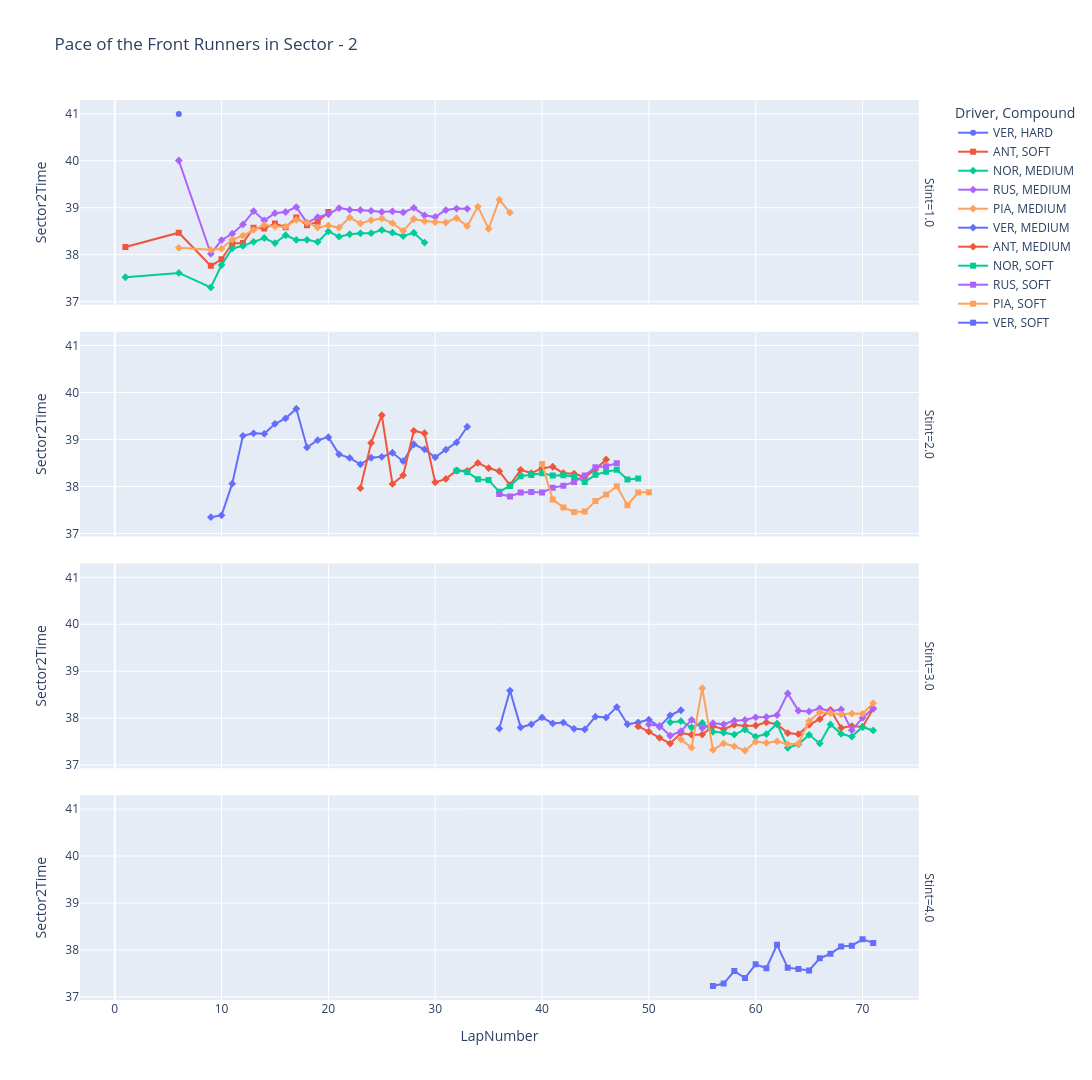

The code cell stored with this chart in its notebook:
### Markdown cell above
#### Sector - 2

### Code cell
plotter.plot_line_chart(
    data_frame=filtered_quick_race_laps,
    X="LapNumber",
    y="Sector2Time",
    label="Driver",
    title="Pace of the Front Runners in Sector - 2",
    facet_row="Stint",
    category_orders=STINT_ORDER,
    hover_data=HOVER_DATA,
    marker="Compound",
    height=1080,
)

### Figure 1 — Plotly figure (JSON) as saved in the notebook; plotly's stock layout.template omitted (floating-point values rounded to 4 significant figures)
{"data": [{"customdata": [["VER", 13, "HARD", "12"]], "hovertemplate": "Driver=%{customdata[0]}<br>Compound=%{customdata[2]}<br>Stint=1.0<br>LapNumber=%{x}<br>Sector2Time=%{y}<br>Position=%{customdata[1]}<br>TrackStatus=%{customdata[3]}<extra></extra>", "legendgroup": "VER, HARD", "line": {"color": "#636efa", "dash": "solid"}, "marker": {"symbol": "circle"}, "mode": "lines+markers", "name": "VER, HARD", "orientation": "v", "showlegend": true, "type": "scatter", "x": [6.0], "xaxis": "x4", "y": [41.0], "yaxis": "y4"}, {"customdata": [["ANT", 2, "SOFT", "12"], ["ANT", 3, "SOFT", "12"], ["ANT", 3, "SOFT", "1"], ["ANT", 3, "SOFT", "1"], ["ANT", 3, "SOFT", "1"], ["ANT", 3, "SOFT", "1"], ["ANT", 3, "SOFT", "1"], ["ANT", 3, "SOFT", "1"], ["ANT", 3, "SOFT", "1"], ["ANT", 3, "SOFT", "1"], ["ANT", 3, "SOFT", "1"], ["ANT", 3, "SOFT", "1"], ["ANT", 3, "SOFT", "1"], ["ANT", 3, "SOFT", "1"]], "hovertemplate": "Driver=%{customdata[0]}<br>Compound=%{customdata[2]}<br>Stint=1.0<br>LapNumber=%{x}<br>Sector2Time=%{y}<br>Position=%{customdata[1]}<br>TrackStatus=%{customdata[3]}<extra></extra>", "legendgroup": "ANT, SOFT", "line": {"color": "#EF553B", "dash": "solid"}, "marker": {"symbol": "square"}, "mode": "lines+markers", "name": "ANT, SOFT", "orientation": "v", "showlegend": true, "type": "scatter", "x": [1.0, 6.0, 9.0, 10.0, 11.0, 12.0, 13.0, 14.0, 15.0, 16.0, 17.0, 18.0, 19.0, 20.0], "xaxis": "x4", "y": [38.16, 38.47, 37.76, 37.9, 38.24, 38.25, 38.57, 38.56, 38.66, 38.58, 38.79, 38.63, 38.7, 38.91], "yaxis": "y4"}, {"customdata": [["NOR", 1, "MEDIUM", "12"], ["NOR", 1, "MEDIUM", "12"], ["NOR", 1, "MEDIUM", "1"], ["NOR", 1, "MEDIUM", "1"], ["NOR", 1, "MEDIUM", "1"], ["NOR", 1, "MEDIUM", "1"], ["NOR", 1, "MEDIUM", "1"], ["NOR", 1, "MEDIUM", "1"], ["NOR", 1, "MEDIUM", "1"], ["NOR", 1, "MEDIUM", "1"], ["NOR", 1, "MEDIUM", "1"], ["NOR", 1, "MEDIUM", "1"], ["NOR", 1, "MEDIUM", "1"], ["NOR", 1, "MEDIUM", "1"], ["NOR", 1, "MEDIUM", "1"], ["NOR", 1, "MEDIUM", "1"], ["NOR", 1, "MEDIUM", "1"], ["NOR", 1, "MEDIUM", "1"], ["NOR", 1, "MEDIUM", "1"], ["NOR", 1, "MEDIUM", "1"], ["NOR", 1, "MEDIUM", "1"], ["NOR", 1, "MEDIUM", "1"], ["NOR", 1, "MEDIUM", "1"]], "hovertemplate": "Driver=%{customdata[0]}<br>Compound=%{customdata[2]}<br>Stint=1.0<br>LapNumber=%{x}<br>Sector2Time=%{y}<br>Position=%{customdata[1]}<br>TrackStatus=%{customdata[3]}<extra></extra>", "legendgroup": "NOR, MEDIUM", "line": {"color": "#00cc96", "dash": "solid"}, "marker": {"symbol": "diamond"}, "mode": "lines+markers", "name": "NOR, MEDIUM", "orientation": "v", "showlegend": true, "type": "scatter", "x": [1.0, 6.0, 9.0, 10.0, 11.0, 12.0, 13.0, 14.0, 15.0, 16.0, 17.0, 18.0, 19.0, 20.0, 21.0, 22.0, 23.0, 24.0, 25.0, 26.0, 27.0, 28.0, 29.0], "xaxis": "x4", "y": [37.52, 37.61, 37.3, 37.78, 38.13, 38.19, 38.27, 38.35, 38.25, 38.41, 38.31, 38.32, 38.27, 38.49, 38.38, 38.44, 38.46, 38.46, 38.53, 38.47, 38.4, 38.47, 38.26], "yaxis": "y4"}, {"customdata": [["RUS", 6, "MEDIUM", "12"], ["RUS", 5, "MEDIUM", "1"], ["RUS", 5, "MEDIUM", "1"], ["RUS", 5, "MEDIUM", "1"], ["RUS", 4, "MEDIUM", "1"], ["RUS", 4, "MEDIUM", "1"], ["RUS", 4, "MEDIUM", "1"], ["RUS", 4, "MEDIUM", "1"], ["RUS", 4, "MEDIUM", "1"], ["RUS", 4, "MEDIUM", "1"], ["RUS", 4, "MEDIUM", "1"], ["RUS", 4, "MEDIUM", "1"], ["RUS", 4, "MEDIUM", "1"], ["RUS", 3, "MEDIUM", "1"], ["RUS", 3, "MEDIUM", "1"], ["RUS", 3, "MEDIUM", "1"], ["RUS", 3, "MEDIUM", "1"], ["RUS", 3, "MEDIUM", "1"], ["RUS", 3, "MEDIUM", "1"], ["RUS", 3, "MEDIUM", "1"], ["RUS", 3, "MEDIUM", "1"], ["RUS", 3, "MEDIUM", "1"], ["RUS", 3, "MEDIUM", "1"], ["RUS", 2, "MEDIUM", "1"], ["RUS", 2, "MEDIUM", "1"], ["RUS", 2, "MEDIUM", "1"]], "hovertemplate": "Driver=%{customdata[0]}<br>Compound=%{customdata[2]}<br>Stint=1.0<br>LapNumber=%{x}<br>Sector2Time=%{y}<br>Position=%{customdata[1]}<br>TrackStatus=%{customdata[3]}<extra></extra>", "legendgroup": "RUS, MEDIUM", "line": {"color": "#ab63fa", "dash": "solid"}, "marker": {"symbol": "diamond"}, "mode": "lines+markers", "name": "RUS, MEDIUM", "orientation": "v", "showlegend": true, "type": "scatter", "x": [6.0, 9.0, 10.0, 11.0, 12.0, 13.0, 14.0, 15.0, 16.0, 17.0, 18.0, 19.0, 20.0, 21.0, 22.0, 23.0, 24.0, 25.0, 26.0, 27.0, 28.0, 29.0, 30.0, 31.0, 32.0, 33.0], "xaxis": "x4", "y": [40.01, 38.02, 38.31, 38.45, 38.65, 38.93, 38.73, 38.88, 38.91, 39.01, 38.68, 38.8, 38.86, 38.99, 38.95, 38.95, 38.94, 38.91, 38.92, 38.9, 39.0, 38.84, 38.8, 38.95, 38.98, 38.98], "yaxis": "y4"}, {"customdata": [["PIA", 2, "MEDIUM", "12"], ["PIA", 2, "MEDIUM", "1"], ["PIA", 2, "MEDIUM", "1"], ["PIA", 2, "MEDIUM", "1"], ["PIA", 2, "MEDIUM", "1"], ["PIA", 2, "MEDIUM", "1"], ["PIA", 2, "MEDIUM", "1"], ["PIA", 2, "MEDIUM", "1"], ["PIA", 2, "MEDIUM", "1"], ["PIA", 2, "MEDIUM", "1"], ["PIA", 2, "MEDIUM", "1"], ["PIA", 2, "MEDIUM", "1"], ["PIA", 2, "MEDIUM", "1"], ["PIA", 2, "MEDIUM", "1"], ["PIA", 2, "MEDIUM", "1"], ["PIA", 2, "MEDIUM", "1"], ["PIA", 2, "MEDIUM", "1"], ["PIA", 2, "MEDIUM", "1"], ["PIA", 2, "MEDIUM", "1"], ["PIA", 2, "MEDIUM", "1"], ["PIA", 2, "MEDIUM", "1"], ["PIA", 2, "MEDIUM", "1"], ["PIA", 2, "MEDIUM", "1"], ["PIA", 1, "MEDIUM", "1"], ["PIA", 1, "MEDIUM", "1"], ["PIA", 1, "MEDIUM", "1"], ["PIA", 1, "MEDIUM", "1"], ["PIA", 1, "MEDIUM", "1"], ["PIA", 1, "MEDIUM", "1"], ["PIA", 1, "MEDIUM", "1"]], "hovertemplate": "Driver=%{customdata[0]}<br>Compound=%{customdata[2]}<br>Stint=1.0<br>LapNumber=%{x}<br>Sector2Time=%{y}<br>Position=%{customdata[1]}<br>TrackStatus=%{customdata[3]}<extra></extra>", "legendgroup": "PIA, MEDIUM", "line": {"color": "#FFA15A", "dash": "solid"}, "marker": {"symbol": "diamond"}, "mode": "lines+markers", "name": "PIA, MEDIUM", "orientation": "v", "showlegend": true, "type": "scatter", "x": [6.0, 9.0, 10.0, 11.0, 12.0, 13.0, 14.0, 15.0, 16.0, 17.0, 18.0, 19.0, 20.0, 21.0, 22.0, 23.0, 24.0, 25.0, 26.0, 27.0, 28.0, 29.0, 30.0, 31.0, 32.0, 33.0, 34.0, 35.0, 36.0, 37.0], "xaxis": "x4", "y": [38.15, 38.1, 38.13, 38.32, 38.4, 38.53, 38.63, 38.6, 38.6, 38.74, 38.69, 38.58, 38.62, 38.58, 38.79, 38.67, 38.73, 38.77, 38.67, 38.51, 38.76, 38.72, 38.7, 38.69, 38.78, 38.61, 39.02, 38.55, 39.17, 38.89], "yaxis": "y4"}, {"customdata": [["VER", 16, "MEDIUM", "1"], ["VER", 16, "MEDIUM", "1"], ["VER", 16, "MEDIUM", "1"], ["VER", 16, "MEDIUM", "1"], ["VER", 14, "MEDIUM", "1"], ["VER", 14, "MEDIUM", "1"], ["VER", 13, "MEDIUM", "1"], ["VER", 13, "MEDIUM", "1"], ["VER", 10, "MEDIUM", "1"], ["VER", 8, "MEDIUM", "1"], ["VER", 6, "MEDIUM", "1"], ["VER", 6, "MEDIUM", "1"], ["VER", 5, "MEDIUM", "1"], ["VER", 4, "MEDIUM", "1"], ["VER", 4, "MEDIUM", "1"], ["VER", 4, "MEDIUM", "1"], ["VER", 4, "MEDIUM", "1"], ["VER", 4, "MEDIUM", "1"], ["VER", 4, "MEDIUM", "1"], ["VER", 4, "MEDIUM", "1"], ["VER", 4, "MEDIUM", "1"], ["VER", 4, "MEDIUM", "1"], ["VER", 3, "MEDIUM", "1"], ["VER", 4, "MEDIUM", "1"], ["VER", 4, "MEDIUM", "1"]], "hovertemplate": "Driver=%{customdata[0]}<br>Compound=%{customdata[2]}<br>Stint=2.0<br>LapNumber=%{x}<br>Sector2Time=%{y}<br>Position=%{customdata[1]}<br>TrackStatus=%{customdata[3]}<extra></extra>", "legendgroup": "VER, MEDIUM", "line": {"color": "#636efa", "dash": "solid"}, "marker": {"symbol": "diamond"}, "mode": "lines+markers", "name": "VER, MEDIUM", "orientation": "v", "showlegend": true, "type": "scatter", "x": [9.0, 10.0, 11.0, 12.0, 13.0, 14.0, 15.0, 16.0, 17.0, 18.0, 19.0, 20.0, 21.0, 22.0, 23.0, 24.0, 25.0, 26.0, 27.0, 28.0, 29.0, 30.0, 31.0, 32.0, 33.0], "xaxis": "x3", "y": [37.34, 37.38, 38.06, 39.08, 39.13, 39.12, 39.33, 39.45, 39.65, 38.83, 38.99, 39.05, 38.68, 38.61, 38.47, 38.61, 38.63, 38.72, 38.54, 38.9, 38.79, 38.62, 38.78, 38.94, 39.27], "yaxis": "y3"}, {"customdata": [["ANT", 9, "MEDIUM", "1"], ["ANT", 8, "MEDIUM", "1"], ["ANT", 7, "MEDIUM", "1"], ["ANT", 7, "MEDIUM", "1"], ["ANT", 7, "MEDIUM", "1"], ["ANT", 7, "MEDIUM", "1"], ["ANT", 6, "MEDIUM", "1"], ["ANT", 5, "MEDIUM", "1"], ["ANT", 5, "MEDIUM", "1"], ["ANT", 5, "MEDIUM", "1"], ["ANT", 5, "MEDIUM", "1"], ["ANT", 4, "MEDIUM", "1"], ["ANT", 3, "MEDIUM", "1"], ["ANT", 3, "MEDIUM", "1"], ["ANT", 3, "MEDIUM", "1"], ["ANT", 3, "MEDIUM", "1"], ["ANT", 2, "MEDIUM", "1"], ["ANT", 2, "MEDIUM", "1"], ["ANT", 2, "MEDIUM", "1"], ["ANT", 2, "MEDIUM", "1"], ["ANT", 2, "MEDIUM", "1"], ["ANT", 2, "MEDIUM", "1"], ["ANT", 2, "MEDIUM", "1"], ["ANT", 2, "MEDIUM", "1"]], "hovertemplate": "Driver=%{customdata[0]}<br>Compound=%{customdata[2]}<br>Stint=2.0<br>LapNumber=%{x}<br>Sector2Time=%{y}<br>Position=%{customdata[1]}<br>TrackStatus=%{customdata[3]}<extra></extra>", "legendgroup": "ANT, MEDIUM", "line": {"color": "#EF553B", "dash": "solid"}, "marker": {"symbol": "diamond"}, "mode": "lines+markers", "name": "ANT, MEDIUM", "orientation": "v", "showlegend": true, "type": "scatter", "x": [23.0, 24.0, 25.0, 26.0, 27.0, 28.0, 29.0, 30.0, 31.0, 32.0, 33.0, 34.0, 35.0, 36.0, 37.0, 38.0, 39.0, 40.0, 41.0, 42.0, 43.0, 44.0, 45.0, 46.0], "xaxis": "x3", "y": [37.96, 38.92, 39.52, 38.05, 38.24, 39.19, 39.13, 38.09, 38.16, 38.34, 38.33, 38.5, 38.39, 38.32, 38.03, 38.35, 38.28, 38.39, 38.42, 38.28, 38.27, 38.2, 38.36, 38.57], "yaxis": "y3"}, {"customdata": [["NOR", 3, "SOFT", "1"], ["NOR", 3, "SOFT", "1"], ["NOR", 2, "SOFT", "1"], ["NOR", 2, "SOFT", "1"], ["NOR", 2, "SOFT", "1"], ["NOR", 2, "SOFT", "1"], ["NOR", 2, "SOFT", "1"], ["NOR", 1, "SOFT", "1"], ["NOR", 1, "SOFT", "1"], ["NOR", 1, "SOFT", "1"], ["NOR", 1, "SOFT", "1"], ["NOR", 1, "SOFT", "1"], ["NOR", 1, "SOFT", "1"], ["NOR", 1, "SOFT", "1"], ["NOR", 1, "SOFT", "1"], ["NOR", 1, "SOFT", "1"], ["NOR", 1, "SOFT", "1"], ["NOR", 1, "SOFT", "1"]], "hovertemplate": "Driver=%{customdata[0]}<br>Compound=%{customdata[2]}<br>Stint=2.0<br>LapNumber=%{x}<br>Sector2Time=%{y}<br>Position=%{customdata[1]}<br>TrackStatus=%{customdata[3]}<extra></extra>", "legendgroup": "NOR, SOFT", "line": {"color": "#00cc96", "dash": "solid"}, "marker": {"symbol": "square"}, "mode": "lines+markers", "name": "NOR, SOFT", "orientation": "v", "showlegend": true, "type": "scatter", "x": [32.0, 33.0, 34.0, 35.0, 36.0, 37.0, 38.0, 39.0, 40.0, 41.0, 42.0, 43.0, 44.0, 45.0, 46.0, 47.0, 48.0, 49.0], "xaxis": "x3", "y": [38.33, 38.31, 38.15, 38.13, 37.89, 38.01, 38.22, 38.24, 38.28, 38.23, 38.24, 38.21, 38.1, 38.25, 38.31, 38.36, 38.15, 38.17], "yaxis": "y3"}, {"customdata": [["RUS", 5, "SOFT", "1"], ["RUS", 4, "SOFT", "1"], ["RUS", 4, "SOFT", "1"], ["RUS", 3, "SOFT", "1"], ["RUS", 3, "SOFT", "1"], ["RUS", 3, "SOFT", "1"], ["RUS", 3, "SOFT", "1"], ["RUS", 3, "SOFT", "1"], ["RUS", 3, "SOFT", "1"], ["RUS", 3, "SOFT", "1"], ["RUS", 3, "SOFT", "1"], ["RUS", 2, "SOFT", "1"]], "hovertemplate": "Driver=%{customdata[0]}<br>Compound=%{customdata[2]}<br>Stint=2.0<br>LapNumber=%{x}<br>Sector2Time=%{y}<br>Position=%{customdata[1]}<br>TrackStatus=%{customdata[3]}<extra></extra>", "legendgroup": "RUS, SOFT", "line": {"color": "#ab63fa", "dash": "solid"}, "marker": {"symbol": "square"}, "mode": "lines+markers", "name": "RUS, SOFT", "orientation": "v", "showlegend": true, "type": "scatter", "x": [36.0, 37.0, 38.0, 39.0, 40.0, 41.0, 42.0, 43.0, 44.0, 45.0, 46.0, 47.0], "xaxis": "x3", "y": [37.84, 37.78, 37.87, 37.88, 37.87, 37.97, 38.02, 38.1, 38.23, 38.41, 38.43, 38.49], "yaxis": "y3"}, {"customdata": [["PIA", 6, "SOFT", "1"], ["PIA", 6, "SOFT", "1"], ["PIA", 6, "SOFT", "1"], ["PIA", 5, "SOFT", "1"], ["PIA", 5, "SOFT", "1"], ["PIA", 5, "SOFT", "1"], ["PIA", 5, "SOFT", "1"], ["PIA", 5, "SOFT", "1"], ["PIA", 4, "SOFT", "1"], ["PIA", 3, "SOFT", "1"], ["PIA", 3, "SOFT", "1"]], "hovertemplate": "Driver=%{customdata[0]}<br>Compound=%{customdata[2]}<br>Stint=2.0<br>LapNumber=%{x}<br>Sector2Time=%{y}<br>Position=%{customdata[1]}<br>TrackStatus=%{customdata[3]}<extra></extra>", "legendgroup": "PIA, SOFT", "line": {"color": "#FFA15A", "dash": "solid"}, "marker": {"symbol": "square"}, "mode": "lines+markers", "name": "PIA, SOFT", "orientation": "v", "showlegend": true, "type": "scatter", "x": [40.0, 41.0, 42.0, 43.0, 44.0, 45.0, 46.0, 47.0, 48.0, 49.0, 50.0], "xaxis": "x3", "y": [38.48, 37.72, 37.55, 37.46, 37.46, 37.69, 37.83, 38.0, 37.6, 37.87, 37.88], "yaxis": "y3"}, {"customdata": [["VER", 9, "MEDIUM", "1"], ["VER", 6, "MEDIUM", "1"], ["VER", 6, "MEDIUM", "1"], ["VER", 5, "MEDIUM", "1"], ["VER", 5, "MEDIUM", "1"], ["VER", 5, "MEDIUM", "1"], ["VER", 4, "MEDIUM", "1"], ["VER", 4, "MEDIUM", "1"], ["VER", 4, "MEDIUM", "1"], ["VER", 4, "MEDIUM", "1"], ["VER", 4, "MEDIUM", "1"], ["VER", 4, "MEDIUM", "1"], ["VER", 2, "MEDIUM", "1"], ["VER", 2, "MEDIUM", "1"], ["VER", 2, "MEDIUM", "1"], ["VER", 1, "MEDIUM", "1"], ["VER", 1, "MEDIUM", "1"], ["VER", 1, "MEDIUM", "1"]], "hovertemplate": "Driver=%{customdata[0]}<br>Compound=%{customdata[2]}<br>Stint=3.0<br>LapNumber=%{x}<br>Sector2Time=%{y}<br>Position=%{customdata[1]}<br>TrackStatus=%{customdata[3]}<extra></extra>", "legendgroup": "VER, MEDIUM", "line": {"color": "#636efa", "dash": "solid"}, "marker": {"symbol": "diamond"}, "mode": "lines+markers", "name": "VER, MEDIUM", "orientation": "v", "showlegend": false, "type": "scatter", "x": [36.0, 37.0, 38.0, 39.0, 40.0, 41.0, 42.0, 43.0, 44.0, 45.0, 46.0, 47.0, 48.0, 49.0, 50.0, 51.0, 52.0, 53.0], "xaxis": "x2", "y": [37.78, 38.59, 37.8, 37.87, 38.02, 37.89, 37.91, 37.77, 37.76, 38.03, 38.01, 38.24, 37.87, 37.91, 37.97, 37.82, 38.06, 38.17], "yaxis": "y2"}, {"customdata": [["ANT", 5, "MEDIUM", "1"], ["ANT", 4, "MEDIUM", "1"], ["ANT", 4, "MEDIUM", "1"], ["ANT", 3, "MEDIUM", "1"], ["ANT", 3, "MEDIUM", "1"], ["ANT", 3, "MEDIUM", "1"], ["ANT", 2, "MEDIUM", "1"], ["ANT", 2, "MEDIUM", "1"], ["ANT", 2, "MEDIUM", "1"], ["ANT", 2, "MEDIUM", "1"], ["ANT", 2, "MEDIUM", "1"], ["ANT", 2, "MEDIUM", "1"], ["ANT", 2, "MEDIUM", "1"], ["ANT", 2, "MEDIUM", "1"], ["ANT", 2, "MEDIUM", "1"], ["ANT", 2, "MEDIUM", "1"], ["ANT", 2, "MEDIUM", "1"], ["ANT", 2, "MEDIUM", "1"], ["ANT", 2, "MEDIUM", "1"], ["ANT", 2, "MEDIUM", "1"], ["ANT", 2, "MEDIUM", "1"], ["ANT", 2, "MEDIUM", "1"], ["ANT", 2, "MEDIUM", "1"]], "hovertemplate": "Driver=%{customdata[0]}<br>Compound=%{customdata[2]}<br>Stint=3.0<br>LapNumber=%{x}<br>Sector2Time=%{y}<br>Position=%{customdata[1]}<br>TrackStatus=%{customdata[3]}<extra></extra>", "legendgroup": "ANT, MEDIUM", "line": {"color": "#EF553B", "dash": "solid"}, "marker": {"symbol": "diamond"}, "mode": "lines+markers", "name": "ANT, MEDIUM", "orientation": "v", "showlegend": false, "type": "scatter", "x": [49.0, 50.0, 51.0, 52.0, 53.0, 54.0, 55.0, 56.0, 57.0, 58.0, 59.0, 60.0, 61.0, 62.0, 63.0, 64.0, 65.0, 66.0, 67.0, 68.0, 69.0, 70.0, 71.0], "xaxis": "x2", "y": [37.82, 37.71, 37.58, 37.46, 37.68, 37.65, 37.65, 37.83, 37.76, 37.86, 37.84, 37.84, 37.91, 37.87, 37.68, 37.66, 37.86, 37.98, 38.18, 37.79, 37.83, 37.81, 38.2], "yaxis": "y2"}, {"customdata": [["NOR", 2, "MEDIUM", "1"], ["NOR", 2, "MEDIUM", "1"], ["NOR", 2, "MEDIUM", "1"], ["NOR", 1, "MEDIUM", "1"], ["NOR", 1, "MEDIUM", "1"], ["NOR", 1, "MEDIUM", "1"], ["NOR", 1, "MEDIUM", "1"], ["NOR", 1, "MEDIUM", "1"], ["NOR", 1, "MEDIUM", "1"], ["NOR", 1, "MEDIUM", "1"], ["NOR", 1, "MEDIUM", "1"], ["NOR", 1, "MEDIUM", "1"], ["NOR", 1, "MEDIUM", "1"], ["NOR", 1, "MEDIUM", "1"], ["NOR", 1, "MEDIUM", "1"], ["NOR", 1, "MEDIUM", "1"], ["NOR", 1, "MEDIUM", "1"], ["NOR", 1, "MEDIUM", "1"], ["NOR", 1, "MEDIUM", "1"], ["NOR", 1, "MEDIUM", "1"]], "hovertemplate": "Driver=%{customdata[0]}<br>Compound=%{customdata[2]}<br>Stint=3.0<br>LapNumber=%{x}<br>Sector2Time=%{y}<br>Position=%{customdata[1]}<br>TrackStatus=%{customdata[3]}<extra></extra>", "legendgroup": "NOR, MEDIUM", "line": {"color": "#00cc96", "dash": "solid"}, "marker": {"symbol": "diamond"}, "mode": "lines+markers", "name": "NOR, MEDIUM", "orientation": "v", "showlegend": false, "type": "scatter", "x": [52.0, 53.0, 54.0, 55.0, 56.0, 57.0, 58.0, 59.0, 60.0, 61.0, 62.0, 63.0, 64.0, 65.0, 66.0, 67.0, 68.0, 69.0, 70.0, 71.0], "xaxis": "x2", "y": [37.91, 37.94, 37.8, 37.9, 37.71, 37.69, 37.65, 37.76, 37.6, 37.66, 37.89, 37.37, 37.44, 37.65, 37.46, 37.87, 37.67, 37.61, 37.81, 37.74], "yaxis": "y2"}, {"customdata": [["RUS", 6, "MEDIUM", "1"], ["RUS", 5, "MEDIUM", "1"], ["RUS", 4, "MEDIUM", "1"], ["RUS", 4, "MEDIUM", "1"], ["RUS", 4, "MEDIUM", "1"], ["RUS", 3, "MEDIUM", "1"], ["RUS", 3, "MEDIUM", "1"], ["RUS", 3, "MEDIUM", "1"], ["RUS", 3, "MEDIUM", "1"], ["RUS", 3, "MEDIUM", "1"], ["RUS", 3, "MEDIUM", "1"], ["RUS", 3, "MEDIUM", "1"], ["RUS", 3, "MEDIUM", "1"], ["RUS", 4, "MEDIUM", "1"], ["RUS", 4, "MEDIUM", "1"], ["RUS", 4, "MEDIUM", "1"], ["RUS", 4, "MEDIUM", "1"], ["RUS", 4, "MEDIUM", "1"], ["RUS", 4, "MEDIUM", "1"], ["RUS", 4, "MEDIUM", "1"], ["RUS", 4, "MEDIUM", "1"], ["RUS", 4, "MEDIUM", "1"]], "hovertemplate": "Driver=%{customdata[0]}<br>Compound=%{customdata[2]}<br>Stint=3.0<br>LapNumber=%{x}<br>Sector2Time=%{y}<br>Position=%{customdata[1]}<br>TrackStatus=%{customdata[3]}<extra></extra>", "legendgroup": "RUS, MEDIUM", "line": {"color": "#ab63fa", "dash": "solid"}, "marker": {"symbol": "diamond"}, "mode": "lines+markers", "name": "RUS, MEDIUM", "orientation": "v", "showlegend": false, "type": "scatter", "x": [50.0, 51.0, 52.0, 53.0, 54.0, 55.0, 56.0, 57.0, 58.0, 59.0, 60.0, 61.0, 62.0, 63.0, 64.0, 65.0, 66.0, 67.0, 68.0, 69.0, 70.0, 71.0], "xaxis": "x2", "y": [37.87, 37.84, 37.63, 37.73, 37.97, 37.79, 37.89, 37.87, 37.95, 37.96, 38.02, 38.03, 38.07, 38.53, 38.16, 38.14, 38.21, 38.15, 38.19, 37.74, 38.01, 38.21], "yaxis": "y2"}, {"customdata": [["PIA", 6, "MEDIUM", "1"], ["PIA", 6, "MEDIUM", "1"], ["PIA", 5, "MEDIUM", "1"], ["PIA", 5, "MEDIUM", "1"], ["PIA", 5, "MEDIUM", "1"], ["PIA", 5, "MEDIUM", "1"], ["PIA", 5, "MEDIUM", "1"], ["PIA", 5, "MEDIUM", "1"], ["PIA", 5, "MEDIUM", "1"], ["PIA", 5, "MEDIUM", "1"], ["PIA", 5, "MEDIUM", "1"], ["PIA", 5, "MEDIUM", "1"], ["PIA", 5, "MEDIUM", "1"], ["PIA", 5, "MEDIUM", "1"], ["PIA", 5, "MEDIUM", "1"], ["PIA", 5, "MEDIUM", "1"], ["PIA", 5, "MEDIUM", "1"], ["PIA", 5, "MEDIUM", "1"], ["PIA", 5, "MEDIUM", "1"]], "hovertemplate": "Driver=%{customdata[0]}<br>Compound=%{customdata[2]}<br>Stint=3.0<br>LapNumber=%{x}<br>Sector2Time=%{y}<br>Position=%{customdata[1]}<br>TrackStatus=%{customdata[3]}<extra></extra>", "legendgroup": "PIA, MEDIUM", "line": {"color": "#FFA15A", "dash": "solid"}, "marker": {"symbol": "diamond"}, "mode": "lines+markers", "name": "PIA, MEDIUM", "orientation": "v", "showlegend": false, "type": "scatter", "x": [53.0, 54.0, 55.0, 56.0, 57.0, 58.0, 59.0, 60.0, 61.0, 62.0, 63.0, 64.0, 65.0, 66.0, 67.0, 68.0, 69.0, 70.0, 71.0], "xaxis": "x2", "y": [37.55, 37.37, 38.64, 37.32, 37.46, 37.4, 37.31, 37.5, 37.47, 37.51, 37.45, 37.46, 37.94, 38.12, 38.11, 38.08, 38.1, 38.09, 38.32], "yaxis": "y2"}, {"customdata": [["VER", 4, "SOFT", "1"], ["VER", 4, "SOFT", "1"], ["VER", 4, "SOFT", "1"], ["VER", 4, "SOFT", "1"], ["VER", 4, "SOFT", "1"], ["VER", 4, "SOFT", "1"], ["VER", 4, "SOFT", "1"], ["VER", 3, "SOFT", "1"], ["VER", 3, "SOFT", "1"], ["VER", 3, "SOFT", "1"], ["VER", 3, "SOFT", "1"], ["VER", 3, "SOFT", "1"], ["VER", 3, "SOFT", "1"], ["VER", 3, "SOFT", "1"], ["VER", 3, "SOFT", "1"], ["VER", 3, "SOFT", "1"]], "hovertemplate": "Driver=%{customdata[0]}<br>Compound=%{customdata[2]}<br>Stint=4.0<br>LapNumber=%{x}<br>Sector2Time=%{y}<br>Position=%{customdata[1]}<br>TrackStatus=%{customdata[3]}<extra></extra>", "legendgroup": "VER, SOFT", "line": {"color": "#636efa", "dash": "solid"}, "marker": {"symbol": "square"}, "mode": "lines+markers", "name": "VER, SOFT", "orientation": "v", "showlegend": true, "type": "scatter", "x": [56.0, 57.0, 58.0, 59.0, 60.0, 61.0, 62.0, 63.0, 64.0, 65.0, 66.0, 67.0, 68.0, 69.0, 70.0, 71.0], "xaxis": "x", "y": [37.23, 37.28, 37.55, 37.4, 37.69, 37.61, 38.11, 37.62, 37.59, 37.56, 37.82, 37.92, 38.08, 38.09, 38.23, 38.15], "yaxis": "y"}], "layout": {"annotations": [{"font": {}, "showarrow": false, "text": "Stint=4.0", "textangle": 90, "x": 0.98, "xanchor": "left", "xref": "paper", "y": 0.1138, "yanchor": "middle", "yref": "paper"}, {"font": {}, "showarrow": false, "text": "Stint=3.0", "textangle": 90, "x": 0.98, "xanchor": "left", "xref": "paper", "y": 0.3712, "yanchor": "middle", "yref": "paper"}, {"font": {}, "showarrow": false, "text": "Stint=2.0", "textangle": 90, "x": 0.98, "xanchor": "left", "xref": "paper", "y": 0.6288, "yanchor": "middle", "yref": "paper"}, {"font": {}, "showarrow": false, "text": "Stint=1.0", "textangle": 90, "x": 0.98, "xanchor": "left", "xref": "paper", "y": 0.8862, "yanchor": "middle", "yref": "paper"}], "height": 1080, "legend": {"title": {"text": "Driver, Compound"}, "tracegroupgap": 0}, "title": {"text": "Pace of the Front Runners in Sector - 2"}, "width": 1540, "xaxis": {"anchor": "y", "domain": [0, 0.98], "title": {"text": "LapNumber"}}, "xaxis2": {"anchor": "y2", "domain": [0, 0.98], "matches": "x", "showticklabels": false}, "xaxis3": {"anchor": "y3", "domain": [0, 0.98], "matches": "x", "showticklabels": false}, "xaxis4": {"anchor": "y4", "domain": [0, 0.98], "matches": "x", "showticklabels": false}, "yaxis": {"anchor": "x", "domain": [0, 0.2275], "title": {"text": "Sector2Time"}}, "yaxis2": {"anchor": "x2", "domain": [0.2575, 0.485], "matches": "y", "title": {"text": "Sector2Time"}}, "yaxis3": {"anchor": "x3", "domain": [0.515, 0.7425], "matches": "y", "title": {"text": "Sector2Time"}}, "yaxis4": {"anchor": "x4", "domain": [0.7725, 1], "matches": "y", "title": {"text": "Sector2Time"}}}}
